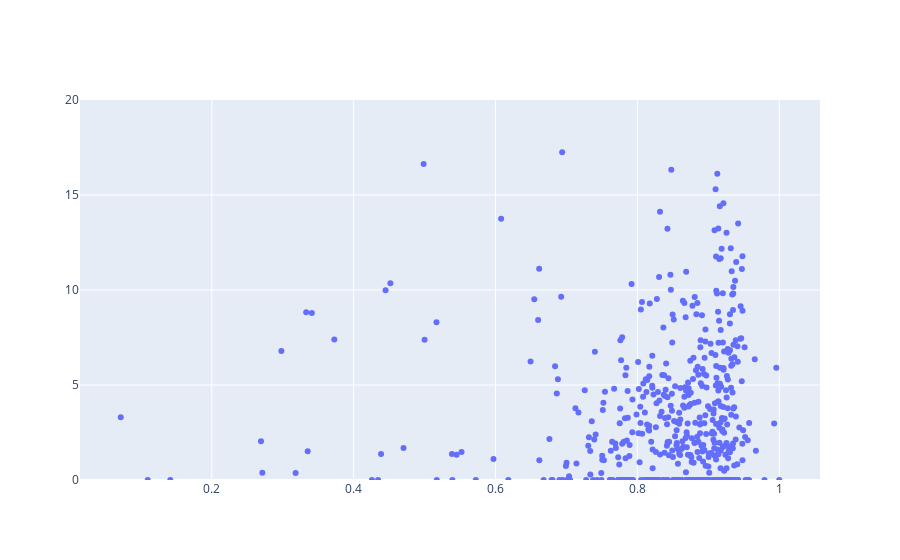

Notebook source saved alongside this figure:
### Code cell
bitre_df = pd.read_csv('../data/processed/bitre_df.csv')
S_all_pc = (
    bitre_df.groupby(["Vehicle Type", "Postcode"])
    .sum()
    .drop(columns=["State", "Fuel Type"])
)
S_all_nat = S_all_pc.groupby(["Vehicle Type"]).sum()
S_ev_pc = (
    bitre_df[bitre_df["Fuel Type"] == "Electric"]
    .groupby(["Vehicle Type", "Postcode"])
    .sum()
    .drop(columns=["State", "Fuel Type"])
)
S_ev_nat = S_ev_pc.groupby(["Vehicle Type"]).sum()
# Assume a fixed scrapping rate of 6% per year, such that if the stock goes down, then new sales were less than scrapping, or if stock goes up, then new sales were more than scrapping, so
# new sales = scrapping + change in stock
# new sales = 0.06 * stock + change in stock
scrapping_rate = [0.06, 0.06, 0.06]
new_sales_nat = S_all_nat.diff(axis=1) + scrapping_rate * S_all_nat.shift(periods=1,axis='columns') # the shift is to reference the previous year stock
PC_ev_sales_nat = ( S_ev_nat.diff(axis=1) / new_sales_nat * 100 )
PC_passenger_ev_sales_nat = PC_ev_sales_nat.loc["Passenger"]
new_sales_pc = S_all_pc.diff(axis=1) + scrapping_rate * S_all_pc.shift(periods=1,axis='columns')
PC_ev_sales_pc = ( S_ev_pc.diff(axis=1) / new_sales_pc * 100)

PC_passenger_ev_sales_pc = PC_ev_sales_pc.loc["Passenger"]
PC_passenger_ev_sales_pc = PC_passenger_ev_sales_pc.fillna(0)  # nans are caused by not reporting postcodes where ev stock is zero
PC_passenger_ev_sales_pc[PC_passenger_ev_sales_pc > 100] = float( "NaN")  # ignore when value is unreasonable high

## plot histogram of PC_passenger_ev_sales_pc
#fig = go.Figure(
#    data=[
#        go.Histogram(
#            x=PC_passenger_ev_sales_pc["2023-01-31"].values,
#            xbins=dict(start=0.0, end=20, size=0.5),
#        )
#    ]
#)
#fig.show()
sales = PC_passenger_ev_sales_pc["2023-01-31"]
score = df["Score"]

# find postcodes where both sales and score have an entry
sales = sales[sales.index.isin(score.index)]
score = score[score.index.isin(sales.index)]
# plot sales vs score
fig = go.Figure(data=[go.Scatter(x=score, y=sales, mode='markers')])
fig.update_yaxes(range=[0, 20])
fig.show()

### Figure 1 — Plotly figure (JSON) as saved in the notebook; plotly's stock layout.template omitted (floating-point values rounded to 4 significant figures; data arrays with more than 128 entries replaced by an {"elided": "..."} marker saying what was removed)
{"data": [{"mode": "markers", "type": "scatter", "x": {"elided": "556 float values"}, "y": {"elided": "556 float values"}}], "layout": {"yaxis": {"range": [0, 20]}}}
